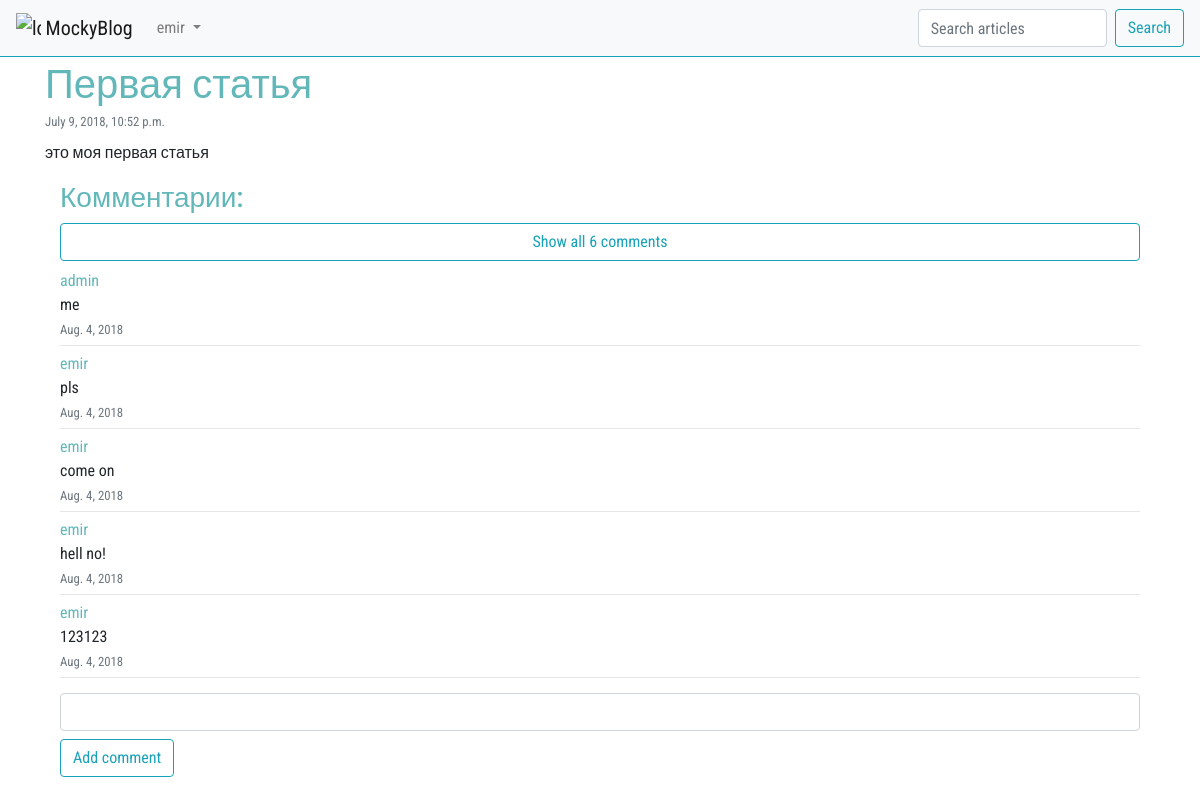
The app's page /article/1/ (signed in) with its own data.
### article/models.py (models this page shows, shortened)
class Article(models.Model):
    class Meta:
        db_table = "Article"
    article_title = models.CharField(max_length=200)
    article_text = models.TextField()
    article_date = models.DateTimeField(null=True)
    article_likes = models.IntegerField(default=0)

class Comment(models.Model):
    class Meta:
        db_table = "Comment"
    comments_text = models.TextField(verbose_name="Текст комментария")
    comments_article = models.ForeignKey('Article')
    comments_date = models.DateField(u'date', auto_now=True)
    comments_author = models.ForeignKey(User, default=9)

### article/views.py (the view)
# urls.py: url(r'^article/(?P<article_id>\d+)/$', views.article, name="post"),
def article(request, article_id=1):
    comment_form = CommentForm
    args = {}
    args.update(csrf(request))
    args["article"] = Article.objects.get(pk=article_id)
    args["comments"] = Comment.objects.filter(comments_article=article_id)
    args["rev_comments"] = args["comments"][::-1]
    args["user"] = auth.get_user(request)
    args["form"] = comment_form
    return render(request, 'article/article.html', args)

### article/templatetags/poll_extras.py (called while the page is built)
@register.filter(name='reverse_last_five')
def reverse_last_five(value):
    return value[len(value) - 5:]

### article/templates/article/article.html (shortened to what this page needs)
{% extends 'index.html' %}
{% load static %}
{% load poll_extras %}
{% block article %}
    <div class="container">
        <div class="mt-1">
            <h1 style="color: #62B7B9" class="mb-0">{{ article.article_title }}</h1>
            <small class="text-muted my-0 py-0">{{ article.article_date }}</small>
            <p class="mt-2">{{ article.article_text }}</p>
        </div>
        <div class="container">
            <h3 style="color: #62B7B9">Комментарии:</h3>
            {% if comments %}
                {% if comments|length <= 5 %}
                    <div id="if_length5">
                        {% for comment in comments %}
                            <p style="margin-top: 0;margin-bottom: 0; color: #62B7B9;">{{ comment.comments_author }}</p>
                            <p style="margin-bottom: 0;">{{ comment.comments_text }}</p>
                            <small class="text-muted mt-0">{{ comment.comments_date }}</small>
                            <hr style="margin-bottom: 6px;margin-top: 4px;">
                        {% endfor %}
                    </div>
                {% else %}
                    <div id="else_length">
                        <button onclick="show_all()" id="show_comments" type="button"
                                class="btn btn-outline-info w-100 mb-2">
                            Show all {{ comments|length }} comments
                        </button>
                        {% for comment in comments|reverse_last_five %}
                            <p style="margin-top: 0;margin-bottom: 0; color: #62B7B9;">{{ comment.comments_author }}</p>
                            <p style="margin-bottom: 0;">{{ comment.comments_text }}</p>
                            <small class="text-muted mt-0">{{ comment.comments_date }}</small>
                            <hr style="margin-bottom: 6px;margin-top: 4px;">
                        {% endfor %}
                    </div>
                {% endif %}
            {% else %}
                <p class="text-muted">Комментариев нет</p>
            {% endif %}
            {% if user.username %}
                <form style="margin-top: 15px" action="/article/addcomment/{{ article.id }}/" method="post">
                    <div class="form-group">
                        <input name="comment" class="form-control">
                        <button type="button" class="btn btn-outline-info mt-2">Add comment</button>
                    </div>
                </form>
            {% endif %}
        </div>
    </div>
{% endblock %}

### templates/index.html (shortened to what this page needs)
{% load static %}
<!DOCTYPE html>
<html lang="en">
<head>
    <link rel="stylesheet" href="https://stackpath.bootstrapcdn.com/bootstrap/4.1.3/css/bootstrap.min.css"
>
</head>
<body style="font-family: 'Roboto Condensed', sans-serif;">
<header>
    <nav class="navbar navbar-expand-lg navbar-light bg-light border-bottom border-info">
        <a class="navbar-brand" href="/">
            <img src="{% static 'img/contract.svg' %}" width="25" height="25" class="d-inline-block align-top"
                 alt="logo">
            MockyBlog
        </a>
        <div class="collapse navbar-collapse" id="navbarSupportedContent">
            <ul class="navbar-nav mr-auto">
                <li class="nav-item dropdown">
                    {% if user.username %}
                        <a class="nav-link dropdown-toggle" href="#" id="navbarDropdown" role="button"
                           data-toggle="dropdown" aria-haspopup="true" aria-expanded="false">
                            {{ user.username }}
                        </a>
                    {% endif %}
                </li>
            </ul>
            <form method="get" action="/find/1/" class="form-inline my-2 my-lg-0">
                <input name="q" class="form-control mr-sm-2" type="search" placeholder="Search articles"
                       aria-label="Search">
                <button class="btn btn-outline-info my-2 my-sm-0" type="submit">Search</button>
            </form>
        </div>
    </nav>
</header>
{% block article %} {% endblock %}
</body>
</html>

### records on screen
Article: article_title "Первая статья", article_date "July 9, 2018, 10:52 p.m.", article_text "это моя первая статья"
Comment: comments_author "admin", comments_text "me", comments_date "Aug. 4, 2018"
Comment: comments_author "emir", comments_text "pls", comments_date "Aug. 4, 2018"
Comment: comments_author "emir", comments_text "come on", comments_date "Aug. 4, 2018"
Comment: comments_author "emir", comments_text "hell no!", comments_date "Aug. 4, 2018"
Comment: comments_author "emir", comments_text "123123", comments_date "Aug. 4, 2018"

### other values on screen
{{ user.username }} "emir"
{{ comments|length }} "6"
